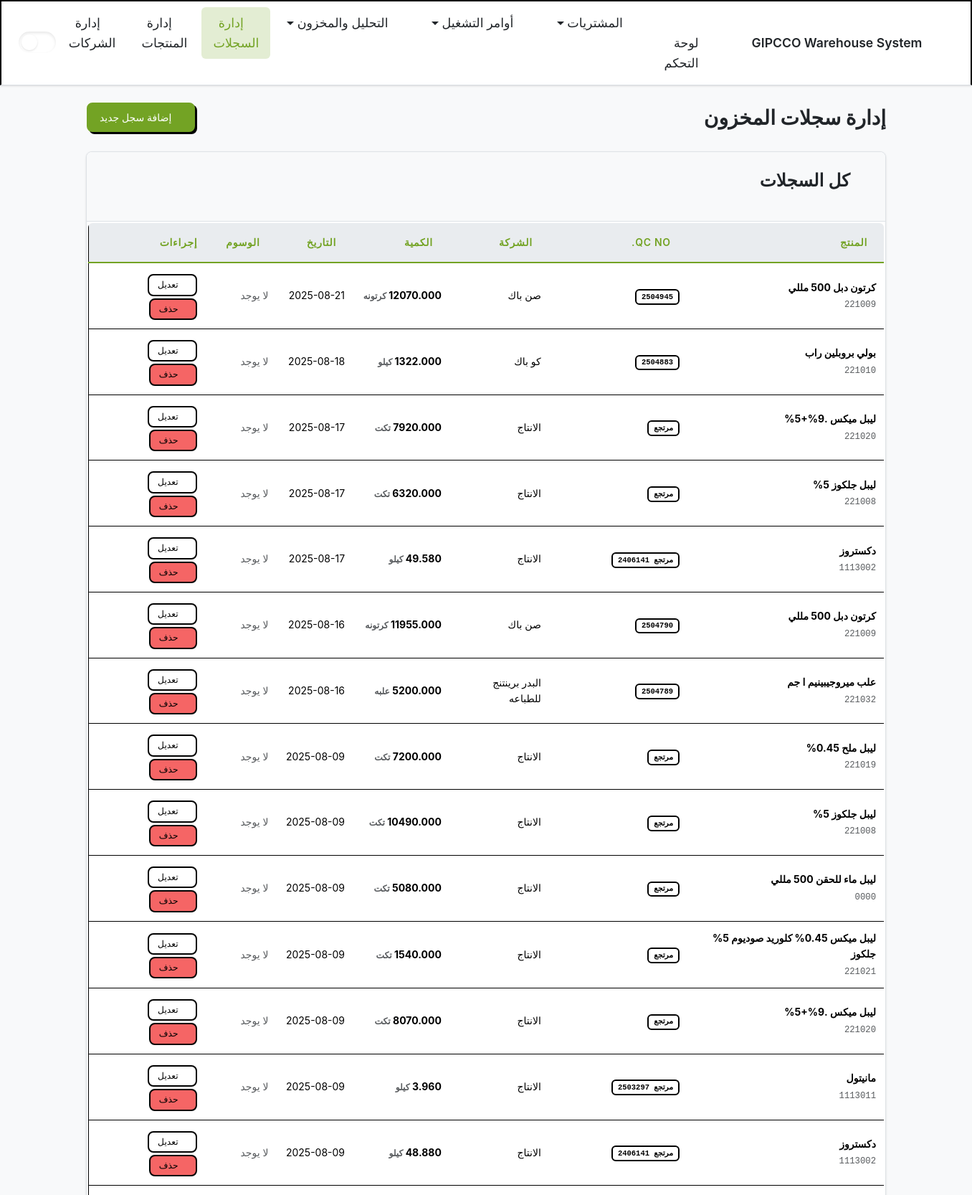
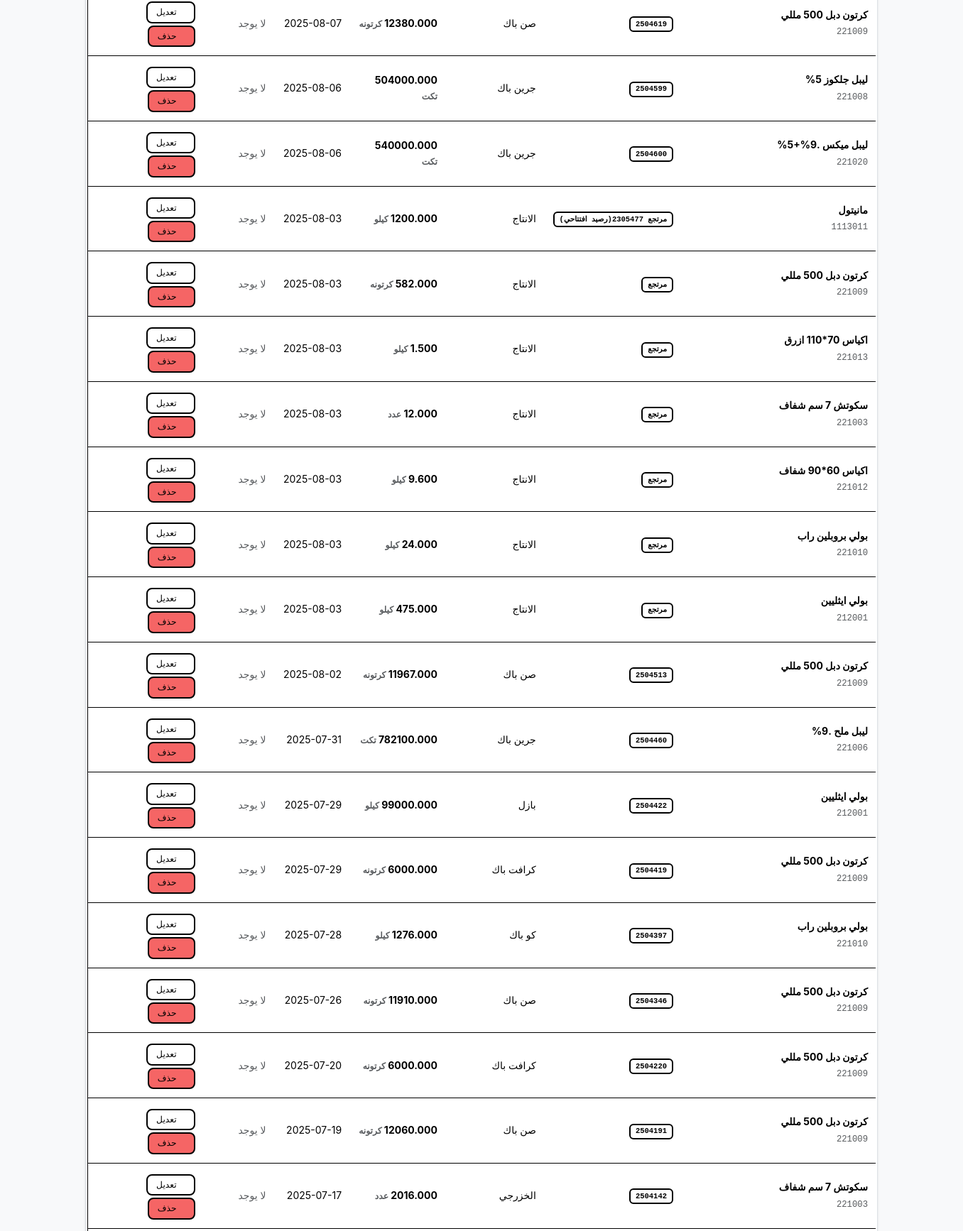
The app's page /records/ (upper part) with its own data (2 pictures, top to bottom).
### inventory/models.py (models this page shows, shortened)
class InventoryLog(models.Model):
    product = models.ForeignKey(
        Product,
        on_delete=models.CASCADE,
        related_name='inventory_logs',
        verbose_name=_("Product")
    )
    company = models.ForeignKey(
        Company,
        on_delete=models.SET_NULL,
        null=True,
        blank=True,
        related_name='inventory_logs',
        verbose_name=_("Company")
    )
    quantity = models.FloatField(verbose_name=_("Quantity"))
    timestamp = models.DateTimeField(verbose_name=_("Timestamp"))
    qc_no = models.CharField(
        max_length=100,
        null=True,
        blank=True,
        verbose_name=_("QC Number")
    )
    unit_price = models.DecimalField(
        max_digits=12, decimal_places=3, null=True, blank=True, verbose_name=_("Unit Price")
    )
    po_item = models.ForeignKey(
        'PurchaseOrderItem',
        on_delete=models.SET_NULL, # Set to PROTECT after data migration
        null=True,
        blank=True,
        related_name='receipts',
        verbose_name=_("Purchase Order Item")
    )
    tags = models.ManyToManyField(
        'ProductTag',
        blank=True,
        verbose_name=_("Tags"),
        related_name='inventory_logs'
    )
    class Meta:
        db_table = 'inventory_log'  # Explicitly map to the existing table
        verbose_name = _("Inventory Log")
        verbose_name_plural = _("Inventory Logs")
        ordering = ['-timestamp']

class Product(models.Model):
    class ProductType(models.TextChoices):
        RAW_MATERIAL = 'مواد خام', _('مواد خام')
        PACKAGING = 'تعبئه و تغليف', _('تعبئه و تغليف')
        FINAL_PRODUCT = 'منتج نهائي', _('منتج نهائي')
    name = models.CharField(max_length=255, verbose_name=_("Product Name"))
    code = models.CharField(max_length=100, unique=True, verbose_name=_("Product Code"))
    product_type = models.CharField(
        max_length=50,
        choices=ProductType.choices,
        verbose_name=_("Product Type")
    )
    unit = models.CharField(max_length=50, verbose_name=_("Unit of Measurement"))
    tags = models.ManyToManyField('ProductTag', blank=True, verbose_name=_("Tags"))
    moving_average_cost = models.DecimalField(
        max_digits=12, decimal_places=3, default=Decimal('0.000'), verbose_name=_("Moving Average Cost")
    )
    class Meta:
        db_table = 'products'  # Explicitly map to the existing table
        verbose_name = _("Product")
        verbose_name_plural = _("Products")
        ordering = ['name']

class Company(models.Model):
    name = models.CharField(max_length=255, unique=True, verbose_name=_("Company Name"))
    class Meta:
        db_table = 'companies'  # Explicitly map to the existing table
        verbose_name = _("Company")
        verbose_name_plural = _("Companies")
        ordering = ['name']

### inventory/views/dashboard.py (the view)
# urls.py: path('records/', records, name='records'),
def records(request: HttpRequest) -> HttpResponse:
    context = {
        'active_page': 'records',
        'logs': InventoryLog.objects.select_related('product', 'company').all(),
        'all_products': Product.objects.all(),
        'all_companies': Company.objects.all(),
    }
    if 'X-Partial-Request' in request.headers:
        return render(request, 'inventory/partials/records_content.html', context)
    return render(request, 'inventory/records.html', context)

### inventory/templates/inventory/records.html
{% extends "inventory/layout.html" %}
{% load static %}
{% block content %}
  {% include "inventory/partials/records_content.html" %}
{% endblock content %}

### inventory/templates/inventory/partials/records_content.html (shortened to what this page needs)
<div class="d-flex justify-content-between align-items-center mb-4">
    <h1 class="h2 mb-0" style="font-weight: 700;">إدارة سجلات المخزون</h1>
    <a href="{% url 'inventory:index' %}" class="btn btn-primary"><i class="bi bi-plus-lg"></i> إضافة سجل جديد</a>
</div>
<div class="card">
    <div class="card-header"><h3><i class="bi bi-receipt-cutoff"></i> كل السجلات</h3></div>
    <div class="card-body p-0">
        {% if not logs %}
        <div class="text-center p-5"><i class="bi bi-journal-x display-4 text-secondary"></i><h5 class="mt-3">لا توجد سجلات</h5><p class="text-muted">اذهب إلى لوحة التحكم لإضافة أول سجل.</p><a href="{% url 'inventory:index' %}" class="btn btn-primary mt-2"><i class="bi bi-plus-lg"></i> إضافة سجل</a></div>
        {% else %}
        <div class="table-responsive">
            <table class="table table-hover align-middle mb-0">
                <thead class="table-light">
                    <tr>
                        <th class="ps-3">المنتج</th>
                        <th>QC No.</th>
                        <th>الشركة</th>
                        <th>الكمية</th>
                        <th>التاريخ</th>
                        <th>الوسوم</th>
                        <th class="text-end pe-3">إجراءات</th>
                    </tr>
                </thead>
                <tbody>
                    {% for log in logs %}
                    <tr>
                        <td class="ps-3"><strong>{{ log.product.name }}</strong><br><small class="text-muted font-monospace">{{ log.product.code }}</small></td>
                        <td><span class="badge bg-secondary font-monospace">{{ log.qc_no|default:"N/A" }}</span></td>
                        <td>{% if log.company %}{{ log.company.name }}{% else %}---{% endif %}</td>
                        <td class="fw-bold">{{ log.quantity|floatformat:3 }} <small class="text-muted">{{ log.product.unit }}</small></td>
                        <td class="text-nowrap">{{ log.timestamp|date:"Y-m-d" }}</td>
                        <td>
                            {% for tag in log.tags.all %}
                                <span class="badge text-bg-secondary">{{ tag.name }}</span>
                            {% empty %}
                                <span class="text-muted">لا يوجد</span>
                            {% endfor %}
                        </td>
                        <td class="text-end pe-3">
                            <button
                                type="button"
                                class="btn btn-sm btn-outline-secondary edit-record-btn"
                                data-bs-toggle="modal"
                                data-bs-target="#editRecordModal"
                                data-log-id="{{ log.id }}"
                                data-product-id="{{ log.product.id }}"
                                data-company-id="{{ log.company.id }}"
                                data-quantity="{{ log.quantity|floatformat:3 }}"
                                data-qc-no="{{ log.qc_no|default:'' }}"
                                data-entry-date="{{ log.timestamp|date:'Y-m-d' }}"
                                data-tag-ids="{% for tag in log.tags.all %}{{ tag.id }},{% endfor %}"
                            >
                                <i class="bi bi-pencil-square"></i> تعديل
                            </button>
                            <form method="post" action="{% url 'inventory:delete_record' pk=log.id %}" class="d-inline" onsubmit="return confirm('هل أنت متأكد من حذف هذا السجل؟');">
                                <button type="submit" class="btn btn-sm btn-outline-danger"><i class="bi bi-trash"></i> حذف</button>
                            </form>
                        </td>
                    </tr>
                    {% endfor %}
                </tbody>
            </table>
        </div>
        {% endif %}
    </div>
</div>

### records on screen
InventoryLog: product.name "كرتون دبل 500 مللي", product.code "221009", qc_no "2504945", company.name "صن باك", quantity "12070.000", product.unit "كرتونه", timestamp "2025-08-21"
InventoryLog: product.name "بولي بروبلين راب", product.code "221010", qc_no "2504883", company.name "كو باك", quantity "1322.000", product.unit "كيلو", timestamp "2025-08-18"
InventoryLog: product.name "ليبل ميكس .9%+5%", product.code "221020", qc_no "مرتجع", company.name "الانتاج", quantity "7920.000", product.unit "تكت", timestamp "2025-08-17"
InventoryLog: product.name "ليبل جلكوز 5%", product.code "221008", qc_no "مرتجع", company.name "الانتاج", quantity "6320.000", product.unit "تكت", timestamp "2025-08-17"
InventoryLog: product.name "دكستروز", product.code "1113002", qc_no "مرتجع 2406141", company.name "الانتاج", quantity "49.580", product.unit "كيلو", timestamp "2025-08-17"
InventoryLog: product.name "كرتون دبل 500 مللي", product.code "221009", qc_no "2504790", company.name "صن باك", quantity "11955.000", product.unit "كرتونه", timestamp "2025-08-16"
InventoryLog: product.name "علب ميروجيبينيم ا جم", product.code "221032", qc_no "2504789", company.name "البدر برينتنج للطباعه", product.unit "علبه", timestamp "2025-08-16"
InventoryLog: product.name "ليبل ملح 0.45%", product.code "221019", qc_no "مرتجع", company.name "الانتاج", quantity "7200.000", product.unit "تكت", timestamp "2025-08-09"
InventoryLog: product.name "ليبل جلكوز 5%", product.code "221008", qc_no "مرتجع", company.name "الانتاج", quantity "10490.000", product.unit "تكت", timestamp "2025-08-09"
InventoryLog: product.name "ليبل ماء للحقن 500 مللي", product.code "0000", qc_no "مرتجع", company.name "الانتاج", quantity "5080.000", product.unit "تكت", timestamp "2025-08-09"
InventoryLog: product.name "ليبل ميكس 0.45% كلوريد صوديوم 5% جلكوز", product.code "221021", qc_no "مرتجع", company.name "الانتاج", quantity "1540.000", product.unit "تكت", timestamp "2025-08-09"
InventoryLog: product.name "ليبل ميكس .9%+5%", product.code "221020", qc_no "مرتجع", company.name "الانتاج", quantity "8070.000", product.unit "تكت", timestamp "2025-08-09"
InventoryLog: product.name "مانيتول", product.code "1113011", qc_no "مرتجع 2503297", company.name "الانتاج", quantity "3.960", product.unit "كيلو", timestamp "2025-08-09"
InventoryLog: product.name "دكستروز", product.code "1113002", qc_no "مرتجع 2406141", company.name "الانتاج", quantity "48.880", product.unit "كيلو", timestamp "2025-08-09"
InventoryLog: product.name "كرتون دبل 500 مللي", product.code "221009", qc_no "2504619", company.name "صن باك", quantity "12380.000", product.unit "كرتونه", timestamp "2025-08-07"
InventoryLog: product.name "ليبل جلكوز 5%", product.code "221008", qc_no "2504599", company.name "جرين باك", quantity "504000.000", product.unit "تكت", timestamp "2025-08-06"
InventoryLog: product.name "ليبل ميكس .9%+5%", product.code "221020", qc_no "2504600", company.name "جرين باك", quantity "540000.000", product.unit "تكت", timestamp "2025-08-06"
InventoryLog: product.name "مانيتول", product.code "1113011", qc_no "مرتجع 2305477(رصيد افتتاحي)", company.name "الانتاج", quantity "1200.000", product.unit "كيلو", timestamp "2025-08-03"
InventoryLog: product.name "كرتون دبل 500 مللي", product.code "221009", qc_no "مرتجع", company.name "الانتاج", quantity "582.000", product.unit "كرتونه", timestamp "2025-08-03"
InventoryLog: product.name "اكياس 70*110 ازرق", product.code "221013", qc_no "مرتجع", company.name "الانتاج", quantity "1.500", product.unit "كيلو", timestamp "2025-08-03"
InventoryLog: product.name "سكوتش 7 سم شفاف", product.code "221003", qc_no "مرتجع", company.name "الانتاج", product.unit "عدد", timestamp "2025-08-03"
InventoryLog: product.name "اكياس 60*90 شفاف", product.code "221012", qc_no "مرتجع", company.name "الانتاج", quantity "9.600", product.unit "كيلو", timestamp "2025-08-03"
InventoryLog: product.name "بولي بروبلين راب", product.code "221010", qc_no "مرتجع", company.name "الانتاج", quantity "24.000", product.unit "كيلو", timestamp "2025-08-03"
InventoryLog: product.name "بولي ايثليين", product.code "212001", qc_no "مرتجع", company.name "الانتاج", quantity "475.000", product.unit "كيلو", timestamp "2025-08-03"
InventoryLog: product.name "كرتون دبل 500 مللي", product.code "221009", qc_no "2504513", company.name "صن باك", quantity "11967.000", product.unit "كرتونه", timestamp "2025-08-02"
InventoryLog: product.name "ليبل ملح .9%", product.code "221006", qc_no "2504460", company.name "جرين باك", quantity "782100.000", product.unit "تكت", timestamp "2025-07-31"
InventoryLog: product.name "بولي ايثليين", product.code "212001", qc_no "2504422", company.name "بازل", quantity "99000.000", product.unit "كيلو", timestamp "2025-07-29"
InventoryLog: product.name "كرتون دبل 500 مللي", product.code "221009", qc_no "2504419", company.name "كرافت باك", quantity "6000.000", product.unit "كرتونه", timestamp "2025-07-29"
InventoryLog: product.name "بولي بروبلين راب", product.code "221010", qc_no "2504397", company.name "كو باك", quantity "1276.000", product.unit "كيلو", timestamp "2025-07-28"
InventoryLog: product.name "كرتون دبل 500 مللي", product.code "221009", qc_no "2504346", company.name "صن باك", quantity "11910.000", product.unit "كرتونه", timestamp "2025-07-26"
InventoryLog: product.name "كرتون دبل 500 مللي", product.code "221009", qc_no "2504220", company.name "كرافت باك", quantity "6000.000", product.unit "كرتونه", timestamp "2025-07-20"
InventoryLog: product.name "كرتون دبل 500 مللي", product.code "221009", qc_no "2504191", company.name "صن باك", quantity "12060.000", product.unit "كرتونه", timestamp "2025-07-19"
InventoryLog: product.name "سكوتش 7 سم شفاف", product.code "221003", qc_no "2504142", company.name "الخزرجي", quantity "2016.000", product.unit "عدد", timestamp "2025-07-17"
